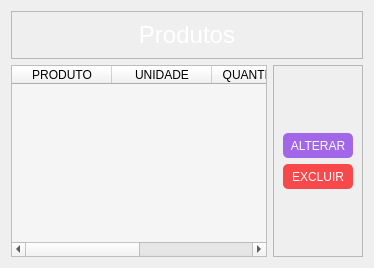
                <widget class="QWidget" name="tab_2">
                 <property name="cursor">
                  <cursorShape>ArrowCursor</cursorShape>
                 </property>
                 <property name="styleSheet">
                  <string notr="true">color: #000000</string>
                 </property>
                 <attribute name="title">
                  <string>Produtos</string>
                 </attribute>
                 <layout class="QVBoxLayout" name="verticalLayout_13">
                  <item>
                   <widget class="QFrame" name="frame_1_tab2">
                    <property name="frameShape">
                     <enum>QFrame::StyledPanel</enum>
                    </property>
                    <property name="frameShadow">
                     <enum>QFrame::Raised</enum>
                    </property>
                    <layout class="QVBoxLayout" name="verticalLayout_11">
                     <item>
                      <widget class="QLabel" name="label_frame_1">
                       <property name="text">
                        <string>&lt;html&gt;&lt;head/&gt;&lt;body&gt;&lt;p&gt;&lt;span style=&quot; font-size:18pt; color:#ffffff;&quot;&gt;Produtos&lt;/span&gt;&lt;/p&gt;&lt;/body&gt;&lt;/html&gt;</string>
                       </property>
                       <property name="alignment">
                        <set>Qt::AlignCenter</set>
                       </property>
                      </widget>
                     </item>
                    </layout>
                   </widget>
                  </item>
                  <item>
                   <layout class="QHBoxLayout" name="horizontalLayout_3">
                    <item>
                     <widget class="QTableWidget" name="tableWidget_produtos">
                      <property name="cursor" stdset="0">
                       <cursorShape>ArrowCursor</cursorShape>
                      </property>
                      <property name="styleSheet">
                       <string notr="true">background-color: rgb(245, 245, 245);</string>
                      </property>
                      <column>
                       <property name="text">
                        <string>PRODUTO</string>
                       </property>
                      </column>
                      <column>
                       <property name="text">
                        <string>UNIDADE</string>
                       </property>
                      </column>
                      <column>
                       <property name="text">
                        <string>QUANTIDADE</string>
                       </property>
                      </column>
                      <column>
                       <property name="text">
                        <string>VALOR</string>
                       </property>
                      </column>
                     </widget>
                    </item>
                    <item>
                     <widget class="QFrame" name="frame_2_tab2">
                      <property name="frameShape">
                       <enum>QFrame::StyledPanel</enum>
                      </property>
                      <property name="frameShadow">
                       <enum>QFrame::Raised</enum>
                      </property>
                      <layout class="QVBoxLayout" name="verticalLayout_12">
                       <item>
                        <spacer name="verticalSpacer_3">
                         <property name="orientation">
                          <enum>Qt::Vertical</enum>
                         </property>
                         <property name="sizeHint" stdset="0">
                          <size>
                           <width>20</width>
                           <height>40</height>
                          </size>
                         </property>
                        </spacer>
                       </item>
                       <item>
                        <widget class="QPushButton" name="btn_alterar">
                         <property name="minimumSize">
                          <size>
                           <width>70</width>
                           <height>25</height>
                          </size>
                         </property>
                         <property name="cursor">
                          <cursorShape>PointingHandCursor</cursorShape>
                         </property>
                         <property name="styleSheet">
                          <string notr="true">QPushButton:hover{
	background-color: rgb(80, 80, 80);
	border-radius:5px;
	color:#ffffff
}

QPushButton{
	border-radius: 5px;
	background-color:  rgb(162, 102, 233);
	color: #ffffff

}</string>
                         </property>
                         <property name="text">
                          <string>ALTERAR</string>
                         </property>
                        </widget>
                       </item>
                       <item>
                        <widget class="QPushButton" name="btn_excluir">
                         <property name="minimumSize">
                          <size>
                           <width>70</width>
                           <height>25</height>
                          </size>
                         </property>
                         <property name="cursor">
                          <cursorShape>PointingHandCursor</cursorShape>
                         </property>
                         <property name="styleSheet">
                          <string notr="true">QPushButton:hover{
	background-color: rgb(80, 80, 80);
	border-radius:5px;
	color:#ffffff
}

QPushButton{
	border-radius: 5px;
	background-color:  rgb(247, 72, 75);;
	color: #ffffff
}</string>
                         </property>
                         <property name="text">
                          <string>EXCLUIR</string>
                         </property>
                        </widget>
                       </item>
                       <item>
                        <spacer name="verticalSpacer_2">
                         <property name="orientation">
                          <enum>Qt::Vertical</enum>
                         </property>
                         <property name="sizeHint" stdset="0">
                          <size>
                           <width>20</width>
                           <height>40</height>
                          </size>
                         </property>
                        </spacer>
                       </item>
                      </layout>
                     </widget>
                    </item>
                   </layout>
                  </item>
                 </layout>
                </widget>
